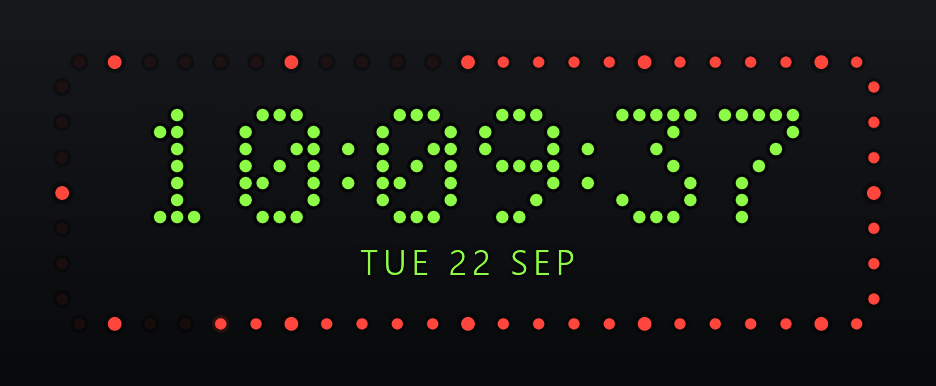
#> input picture docs/screenshots/clock-ring.png, 936 x 386 px, given in place of mode-board.png, which was not available
$ python compose-shots.py
#> lines starting #> are read from the running program, lines starting #| are printed output that depends on the picture; pictures that were not available may be replaced by others from this repository, and a replacement may not be noted
"""Puts the off-screen renders from `cargo test shots -- --ignored` on a backdrop.

    python scripts/compose-shots.py [--wallpaper path/to/image.png]

Reads target/shots/ (transparent, 2x) and writes docs/screenshots/ for the
README: one PNG per scene on a dark gradient, faces.png with every face in a
spread of colours, ring.gif from the sixty ring frames, and hero.png: the
board over a wallpaper, if one is given, as it sits on a desktop.
Needs Pillow.
"""

import argparse
from pathlib import Path

from PIL import Image, ImageDraw

ROOT = Path(__file__).resolve().parent.parent
SHOTS = ROOT / "target" / "shots"
OUT = ROOT / "docs" / "screenshots"
# Output name -> render, chosen so the README shows every face and a spread
# of colours rather than one look over and over.
SCENES = {
    "board": "site/mode-board",
    "strip": "site/mode-strip",
    "clock": "site/mode-clock",
    "timer": "site/mode-timer",
    "stopwatch": "site/mode-stopwatch",
    "look-12h": "site/look-12h",
    "look-night": "site/look-night",
    "look-chroma": "site/look-chroma",
    "look-small": "site/look-small",
}
# Rows of faces.png: each face in four colours, all eight palettes between them.
FACES = [
    ("sans", ["default", "warm", "cool", "yellow"]),
    ("digital", ["red", "amber", "green", "studio"]),
    ("matrix", ["green", "red", "amber", "cool"]),
]
TOP, BOTTOM = (22, 24, 28), (8, 9, 11)
CHROMA = (0, 255, 0)


def gradient(size):
    w, h = size
    img = Image.new("RGB", size)
    draw = ImageDraw.Draw(img)
    for y in range(h):
        t = y / max(h - 1, 1)
        draw.line([(0, y), (w, y)], fill=tuple(round(a + (b - a) * t) for a, b in zip(TOP, BOTTOM)))
    return img


def on_gradient(shot, margin, background=None):
    size = (shot.width + 2 * margin, shot.height + 2 * margin)
    canvas = (Image.new("RGB", size, background) if background else gradient(size)).convert("RGBA")
    canvas.alpha_composite(shot, (margin, margin))
    return canvas.convert("RGB")


def faces_grid(margin=48, gap=24):
    """Every face in four colours each, centred in equal cells. Studio gets
    its seconds ring, without which it looks just like Green."""
    rows = []
    for face, palettes in FACES:
        row = []
        for palette in palettes:
            ring = 1 if palette == "studio" else 0
            row.append(Image.open(SHOTS / "site" / f"skin-{face}-{palette}-r{ring}-b0.png").convert("RGBA"))
        rows.append(row)
    cell_w = max(img.width for row in rows for img in row)
    cell_h = max(img.height for row in rows for img in row)
    cols = max(len(row) for row in rows)
    width = 2 * margin + cols * cell_w + (cols - 1) * gap
    height = 2 * margin + len(rows) * cell_h + (len(rows) - 1) * gap
    canvas = gradient((width, height)).convert("RGBA")
    for r, row in enumerate(rows):
        for c, img in enumerate(row):
            x = margin + c * (cell_w + gap) + (cell_w - img.width) // 2
            y = margin + r * (cell_h + gap) + (cell_h - img.height) // 2
            canvas.alpha_composite(img, (x, y))
    # Half size: the README shows it about 860 px wide, so this stays sharp
    # on a high-density screen without a 3000 px file.
    canvas = canvas.resize((width // 2, height // 2), Image.LANCZOS)
    return canvas.convert("RGB")


def hero(board, wallpaper_path, width=1600, height=900):
    wall = Image.open(wallpaper_path).convert("RGB")
    scale = max(width / wall.width, height / wall.height)
    wall = wall.resize((round(wall.width * scale), round(wall.height * scale)), Image.LANCZOS)
    left, top = (wall.width - width) // 2, (wall.height - height) // 2
    canvas = wall.crop((left, top, left + width, top + height)).convert("RGBA")
    # Where an overlay usually lives: the top-right corner, clear of the edges.
    fit = min(1.0, (width * 0.42) / board.width)
    board = board.resize((round(board.width * fit), round(board.height * fit)), Image.LANCZOS)
    canvas.alpha_composite(board, (width - board.width - 48, 48))
    return canvas.convert("RGB")


def main():
    parser = argparse.ArgumentParser()
    parser.add_argument("--wallpaper", type=Path)
    args = parser.parse_args()
    OUT.mkdir(parents=True, exist_ok=True)

    for name, source in SCENES.items():
        shot = Image.open(SHOTS / f"{source}.png").convert("RGBA")
        # The renderer leaves the chroma key's green to the window's clear
        # colour, which an off-screen render does not have.
        background = CHROMA if name == "look-chroma" else None
        on_gradient(shot, 48, background).save(OUT / f"{name}.png", optimize=True)
#> in gradient, `img = Image.new("RGB", size)`: img: PIL image 1032x482 RGB; every value is 0
#> in on_gradient, `canvas = (Image.new("RGB", size, background) if background else gradie..`:
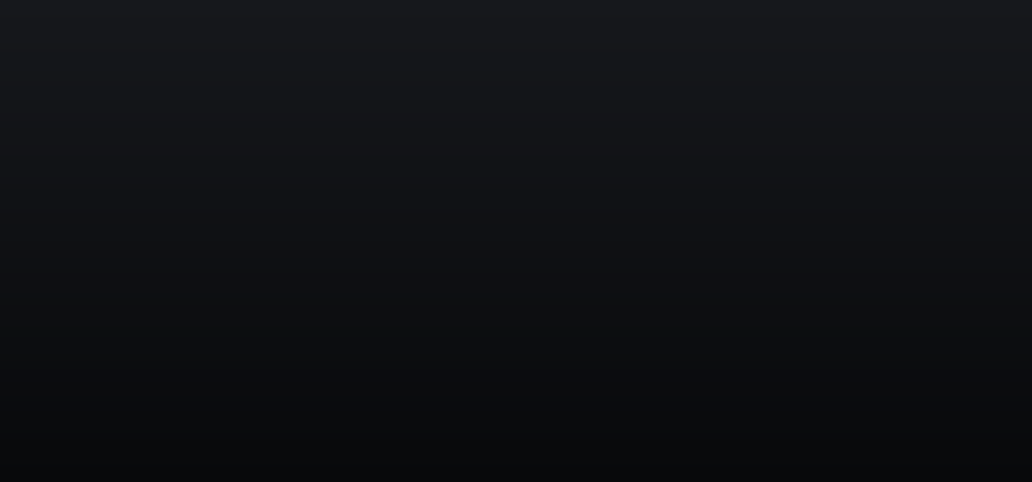
#> canvas: PIL image 1032x482 RGBA; mean R, G, B, A 15, 16.5, 19.5, 255
#> in on_gradient, `canvas.alpha_composite(shot, (margin, margin))`:
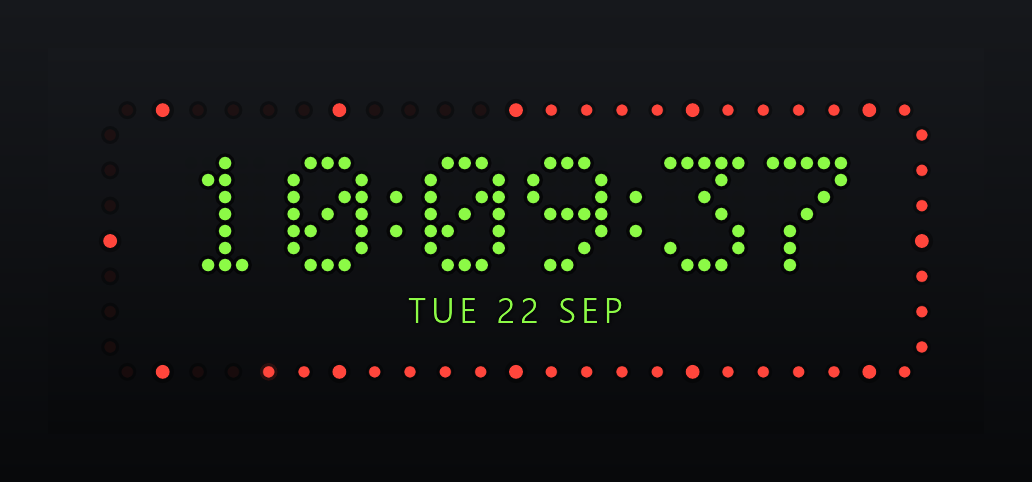
#> canvas: PIL image 1032x482 RGBA; mean R, G, B, A 19.9, 22.1, 20.5, 255
        print(OUT / f"{name}.png")
#> pass 2 of the loop in main, `for name, source in SCENES.items():`:
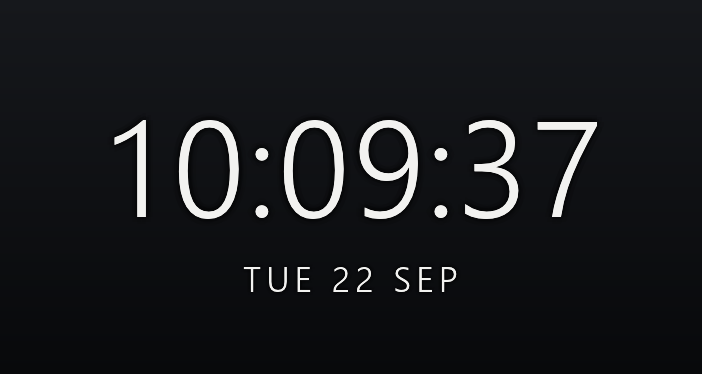
#> input picture docs/screenshots/clock-sans.png, 702 x 374 px, given in place of mode-strip.png, which was not available
#> shot: PIL image 702x374 RGBA
#> img: PIL image 798x470 RGB; every value is 0
#> in on_gradient (call 2), `canvas = (Image.new("RGB", size, background) if background else gradie..`:
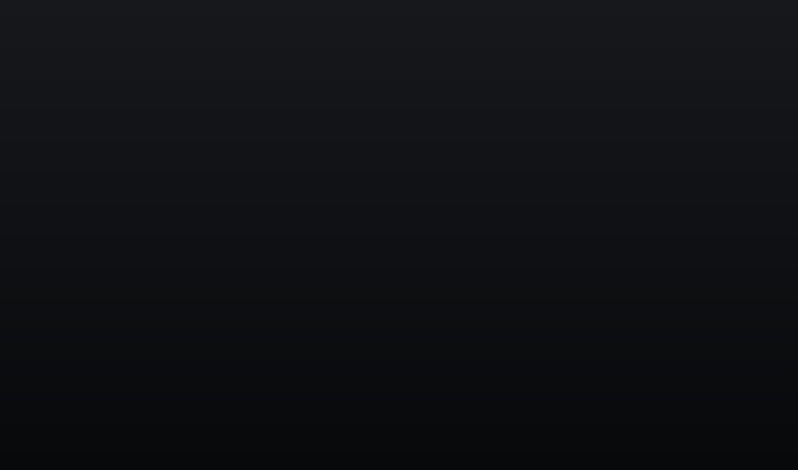
#> canvas: PIL image 798x470 RGBA; mean R, G, B, A 15, 16.5, 19.5, 255
#> in on_gradient (call 2), `canvas.alpha_composite(shot, (margin, margin))`:
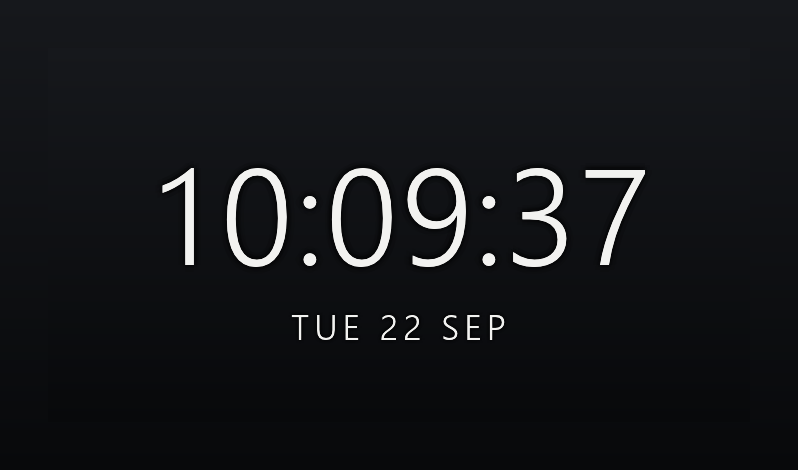
#> canvas: PIL image 798x470 RGBA; mean R, G, B, A 21.5, 23, 25.8, 255

    faces_grid().save(OUT / "faces.png", optimize=True)
    print(OUT / "faces.png")

    frames = [Image.open(SHOTS / f"ring-{s:02}.png").convert("RGBA") for s in range(60)]
    if frames:
        gif = [on_gradient(f, 32).resize((f.width // 2 + 32, f.height // 2 + 32), Image.LANCZOS) for f in frames]
        gif = [g.convert("P", palette=Image.ADAPTIVE, colors=64) for g in gif]
        gif[0].save(OUT / "ring.gif", save_all=True, append_images=gif[1:], duration=1000, loop=0, optimize=True)
        print(OUT / "ring.gif")

    if args.wallpaper:
        hero(Image.open(SHOTS / "board.png").convert("RGBA"), args.wallpaper).save(OUT / "hero.png", optimize=True)
        print(OUT / "hero.png")


if __name__ == "__main__":
#> (the run stopped early here; a loop or call above may not have finished)
